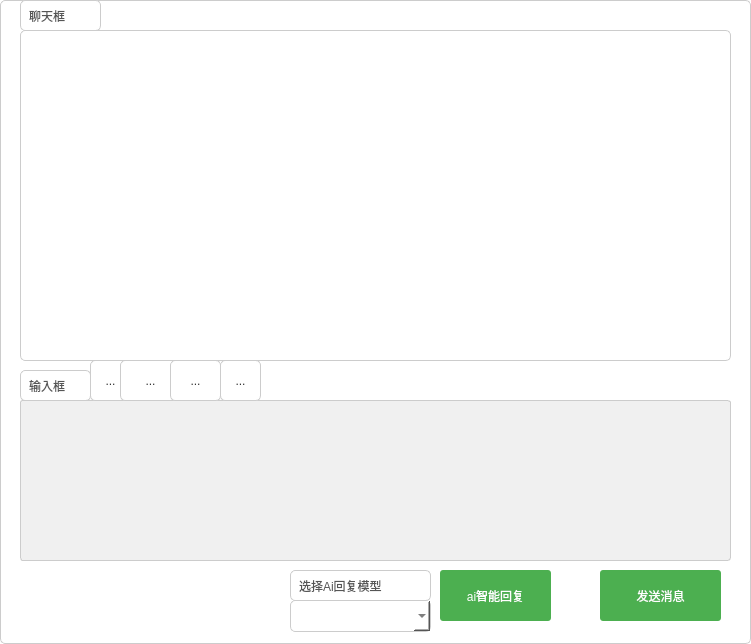
<?xml version="1.0" encoding="UTF-8"?>
<ui version="4.0">
 <class>chatWindows</class>
 <widget class="QWidget" name="chatWindows">
  <property name="geometry">
   <rect>
    <x>0</x>
    <y>0</y>
    <width>751</width>
    <height>644</height>
   </rect>
  </property>
  <property name="windowTitle">
   <string>Form</string>
  </property>
  <property name="styleSheet">
   <string notr="true">QWidget {
background-color: #fff; /* 背景色 */
color: #333; /* 文字颜色 */
border: 1px solid #ccc; /* 边框 */
border-radius: 5px; /* 圆角 */
padding: 5px; /* 内边距 */
}

QPushButton {
background-color: #4CAF50; /* 按钮背景色 */
color: white; /* 文字颜色 */
border: none; /* 去掉按钮边框 */
padding: 8px 16px; /* 按钮内边距 */
border-radius: 3px; /* 圆角 */
}

QPushButton:hover {
background-color: #45a049; /* 鼠标悬停时的背景色 */
}

QTextEdit {
background-color: #f0f0f0; /* 输入框背景色 */
border: 1px solid #ccc; /* 输入框边框 */
padding: 5px; /* 输入框内边距 */
border-radius: 3px; /* 圆角 */
}

QLabel {
color: #555; /* 标签文字颜色 */
padding: 5px; /* 标签内边距 */
}


</string>
  </property>
  <widget class="QLabel" name="label_2">
   <property name="geometry">
    <rect>
     <x>20</x>
     <y>370</y>
     <width>71</width>
     <height>31</height>
    </rect>
   </property>
   <property name="text">
    <string>输入框</string>
   </property>
  </widget>
  <widget class="QTextEdit" name="textEdit_2">
   <property name="geometry">
    <rect>
     <x>20</x>
     <y>400</y>
     <width>711</width>
     <height>161</height>
    </rect>
   </property>
  </widget>
  <widget class="QPushButton" name="pushButton">
   <property name="geometry">
    <rect>
     <x>600</x>
     <y>570</y>
     <width>121</width>
     <height>51</height>
    </rect>
   </property>
   <property name="text">
    <string>发送消息</string>
   </property>
  </widget>
  <widget class="QLabel" name="label">
   <property name="geometry">
    <rect>
     <x>20</x>
     <y>0</y>
     <width>81</width>
     <height>31</height>
    </rect>
   </property>
   <property name="text">
    <string>聊天框</string>
   </property>
  </widget>
  <widget class="QToolButton" name="toolButton">
   <property name="geometry">
    <rect>
     <x>90</x>
     <y>360</y>
     <width>41</width>
     <height>41</height>
    </rect>
   </property>
   <property name="sizePolicy">
    <sizepolicy hsizetype="Ignored" vsizetype="Ignored">
     <horstretch>0</horstretch>
     <verstretch>0</verstretch>
    </sizepolicy>
   </property>
   <property name="text">
    <string>...</string>
   </property>
   <property name="icon">
    <iconset resource="res.qrc">
     <normaloff>:/pengyouquanbiaoqing.png</normaloff>:/pengyouquanbiaoqing.png</iconset>
   </property>
   <property name="iconSize">
    <size>
     <width>300</width>
     <height>300</height>
    </size>
   </property>
  </widget>
  <widget class="QToolButton" name="toolButton_2">
   <property name="geometry">
    <rect>
     <x>120</x>
     <y>360</y>
     <width>61</width>
     <height>41</height>
    </rect>
   </property>
   <property name="text">
    <string>...</string>
   </property>
   <property name="icon">
    <iconset resource="res.qrc">
     <normaloff>:/wenjianchuanshu.png</normaloff>:/wenjianchuanshu.png</iconset>
   </property>
   <property name="iconSize">
    <size>
     <width>300</width>
     <height>300</height>
    </size>
   </property>
  </widget>
  <widget class="QToolButton" name="toolButton_3">
   <property name="geometry">
    <rect>
     <x>170</x>
     <y>360</y>
     <width>51</width>
     <height>41</height>
    </rect>
   </property>
   <property name="text">
    <string>...</string>
   </property>
   <property name="icon">
    <iconset resource="res.qrc">
     <normaloff>:/yanseqiehuan.png</normaloff>:/yanseqiehuan.png</iconset>
   </property>
   <property name="iconSize">
    <size>
     <width>200</width>
     <height>200</height>
    </size>
   </property>
  </widget>
  <widget class="QPushButton" name="pushButton_2">
   <property name="geometry">
    <rect>
     <x>440</x>
     <y>570</y>
     <width>111</width>
     <height>51</height>
    </rect>
   </property>
   <property name="text">
    <string>ai智能回复</string>
   </property>
  </widget>
  <widget class="QToolButton" name="toolButton_4">
   <property name="geometry">
    <rect>
     <x>220</x>
     <y>360</y>
     <width>41</width>
     <height>41</height>
    </rect>
   </property>
   <property name="text">
    <string>...</string>
   </property>
   <property name="icon">
    <iconset resource="res.qrc">
     <normaloff>:/geshi.png</normaloff>:/geshi.png</iconset>
   </property>
   <property name="iconSize">
    <size>
     <width>250</width>
     <height>250</height>
    </size>
   </property>
  </widget>
  <widget class="QLabel" name="label_3">
   <property name="geometry">
    <rect>
     <x>290</x>
     <y>570</y>
     <width>141</width>
     <height>31</height>
    </rect>
   </property>
   <property name="text">
    <string>选择Ai回复模型</string>
   </property>
  </widget>
  <widget class="QComboBox" name="comboBox">
   <property name="geometry">
    <rect>
     <x>290</x>
     <y>600</y>
     <width>141</width>
     <height>32</height>
    </rect>
   </property>
  </widget>
  <widget class="QListWidget" name="listWidget">
   <property name="geometry">
    <rect>
     <x>20</x>
     <y>30</y>
     <width>711</width>
     <height>331</height>
    </rect>
   </property>
  </widget>
 </widget>
 <resources>
  <include location="res.qrc"/>
 </resources>
 <connections/>
</ui>
